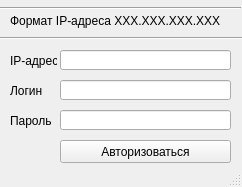
<?xml version="1.0" encoding="UTF-8"?>
<ui version="4.0">
 <class>Authorisation</class>
 <widget class="QMainWindow" name="Authorisation">
  <property name="geometry">
   <rect>
    <x>0</x>
    <y>0</y>
    <width>242</width>
    <height>187</height>
   </rect>
  </property>
  <property name="windowTitle">
   <string>Авторизация</string>
  </property>
  <widget class="QWidget" name="centralwidget">
   <widget class="QPushButton" name="loginbutton">
    <property name="geometry">
     <rect>
      <x>60</x>
      <y>140</y>
      <width>171</width>
      <height>23</height>
     </rect>
    </property>
    <property name="text">
     <string>Авторизоваться</string>
    </property>
   </widget>
   <widget class="QLineEdit" name="loginline">
    <property name="geometry">
     <rect>
      <x>60</x>
      <y>80</y>
      <width>171</width>
      <height>20</height>
     </rect>
    </property>
   </widget>
   <widget class="QLineEdit" name="passwordline">
    <property name="geometry">
     <rect>
      <x>60</x>
      <y>110</y>
      <width>171</width>
      <height>20</height>
     </rect>
    </property>
    <property name="echoMode">
     <enum>QLineEdit::Password</enum>
    </property>
   </widget>
   <widget class="QLabel" name="label">
    <property name="geometry">
     <rect>
      <x>10</x>
      <y>80</y>
      <width>47</width>
      <height>21</height>
     </rect>
    </property>
    <property name="text">
     <string>Логин</string>
    </property>
   </widget>
   <widget class="QLabel" name="label_2">
    <property name="geometry">
     <rect>
      <x>10</x>
      <y>110</y>
      <width>47</width>
      <height>21</height>
     </rect>
    </property>
    <property name="text">
     <string>Пароль</string>
    </property>
   </widget>
   <widget class="QLabel" name="label_3">
    <property name="geometry">
     <rect>
      <x>10</x>
      <y>50</y>
      <width>47</width>
      <height>21</height>
     </rect>
    </property>
    <property name="text">
     <string>IP-адрес</string>
    </property>
   </widget>
   <widget class="QLineEdit" name="IPline">
    <property name="geometry">
     <rect>
      <x>60</x>
      <y>50</y>
      <width>171</width>
      <height>20</height>
     </rect>
    </property>
    <property name="inputMethodHints">
     <set>Qt::ImhNone</set>
    </property>
   </widget>
   <widget class="QLabel" name="label_4">
    <property name="geometry">
     <rect>
      <x>10</x>
      <y>10</y>
      <width>241</width>
      <height>21</height>
     </rect>
    </property>
    <property name="text">
     <string>Формат IP-адреса XXX.XXX.XXX.XXX</string>
    </property>
   </widget>
   <widget class="Line" name="line">
    <property name="geometry">
     <rect>
      <x>0</x>
      <y>30</y>
      <width>251</width>
      <height>16</height>
     </rect>
    </property>
    <property name="orientation">
     <enum>Qt::Horizontal</enum>
    </property>
   </widget>
   <widget class="Line" name="line_2">
    <property name="geometry">
     <rect>
      <x>0</x>
      <y>0</y>
      <width>241</width>
      <height>16</height>
     </rect>
    </property>
    <property name="orientation">
     <enum>Qt::Horizontal</enum>
    </property>
   </widget>
  </widget>
  <widget class="QStatusBar" name="statusbar"/>
 </widget>
 <resources/>
 <connections/>
</ui>
